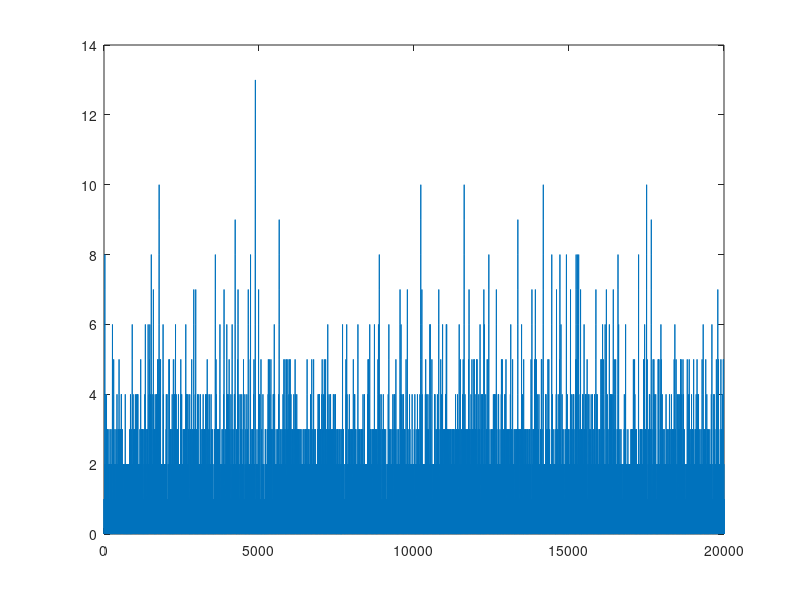

The MATLAB script that drew this image:
close all, clear all, clc;
%A simple bandit algorithm.

mean = [0.1, -0.8, 1.3, 0.3, 1.1];
Q = zeros(size(mean));
N = zeros(size(mean));
e = 0.01;
value(1) = 0;
Choice = zeros(1,20000);
for i = 2:20000
    if rand(1) < 1-e
        [~, A] = max(Q);
    else
        A = randi(5,1);
    end
    reward = randn(size(mean))+mean;
    [~,I] = max(reward);
    if I == A
        Choice(i) = Choice(i-1)+1;
    end
    R = reward(A);
    N(A) = N(A)+1;
    Q(A) = Q(A)+(R-Q(A))/N(A);
end
t = 1:20000;
figure()
plot(Choice);
disp('Done');
